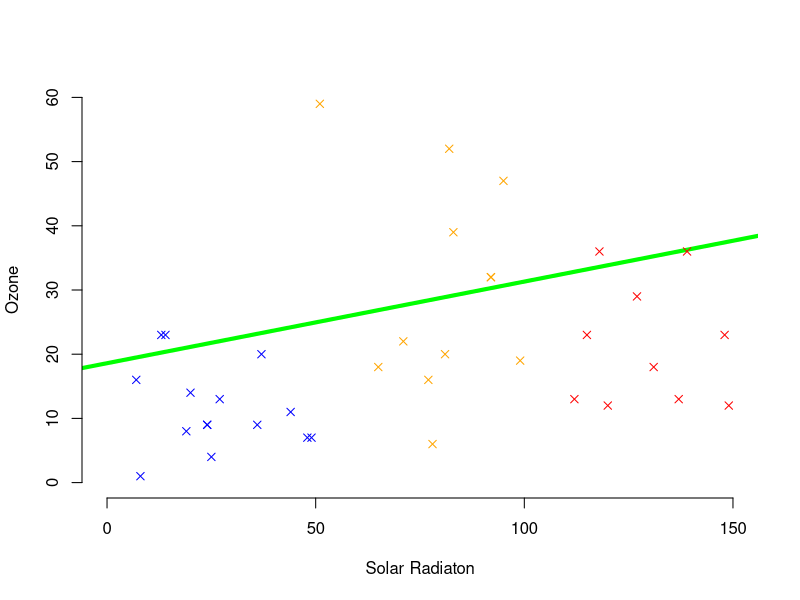

Write R code to recreate this figure.
## ---- chunk 1
knitr::opts_chunk$set(echo=FALSE)
## ---- chunk 2
  library(datasets)
  model1<-lm(Ozone~Solar.R, airquality) 
  
  colcond<-ifelse(airquality$Solar.R<50,"blue", ifelse(airquality$Solar.R>50&airquality$Solar.R<100,"orange",ifelse(airquality$Solar.R>150,"red","red")))

  plot(airquality$Solar.R,airquality$Ozone, xlab= "Solar Radiaton",
         ylab="Ozone", bty="n", pch=4,
         xlim=c(0,150), ylim=c(0, 60), col=colcond,
  abline(model1,col="green",lwd=4))
